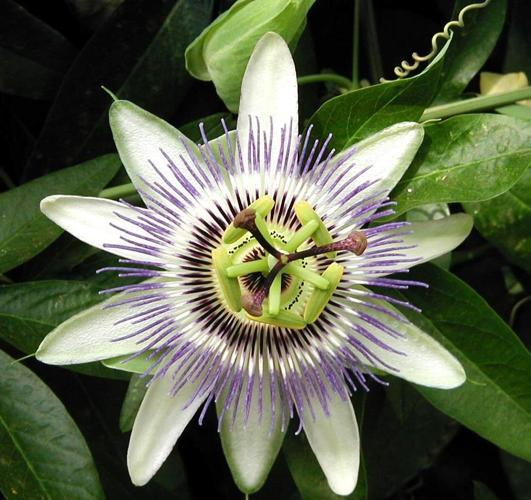
#> input picture flower_segmentation/images/image_00017.jpg, 531 x 500 px; its folder holds only this picture in this run
$ jupyter execute --allow-errors 'Segmentation - EM.ipynb'
#> lines starting #> are read from the running program, lines starting #| are printed output that depends on the picture
## Computer Vision Project - Group 10
#### Daniel Astorino 260799820
#### Murray Kornelsen 260714814
#### Julianna Tchebotareva 260761726
#### Tyler Young 260730324

[cell 1]
import numpy as np
import cv2
import matplotlib.pyplot as plt
import glob
import math
from sklearn import mixture

[cell 2]
base_imgs = []
validation_imgs = []
base_imgs_filenames = glob.glob("./flower_segmentation/images/*.jpg")
# print(len(base_imgs_filenames))
validation_imgs_filenames = glob.glob("./flower_segmentation/segmentation/*.png")
# print(len(validation_imgs_filenames))

for i in base_imgs_filenames:
#     print(i)
    image = cv2.cvtColor(cv2.imread(i), cv2.COLOR_BGR2RGB)
    base_imgs.append(image)

for i in validation_imgs_filenames:
#     print(i)
    image = cv2.cvtColor(cv2.imread(i), cv2.COLOR_BGR2RGB)
#     image = cv2.cvtColor(cv2.imread(i), cv2.COLOR_RGB2GRAY)
#     print(image.shape)
    validation_imgs.append(image)

vali_gscaled = [cv2.cvtColor(vali_img, cv2.COLOR_RGB2GRAY) for vali_img in validation_imgs]
vali_gscaled = [np.where(vali_img == 255, 1, 0) for vali_img in vali_gscaled]

plt.subplot(121), plt.imshow(base_imgs[0])
plt.title(""), plt.xticks([]), plt.yticks([])
#> (the rest of this cell did not finish here and is left out)

[cell 3]
img = base_imgs[0]
# print(img)
reshaped = img.reshape((-1, 3))
# print(reshaped)
gm = mixture.GaussianMixture(n_components = 2, covariance_type = 'spherical',
                                n_init = 1, init_params = "kmeans")

labels = gm.fit_predict(reshaped)
print(labels)
#> (printed output is left out)
print(labels.shape)
#| (265500,)

plt.imshow(labels.reshape((500, 531)), cmap = "gray")
plt.xticks([]), plt.yticks([])
plt.show()
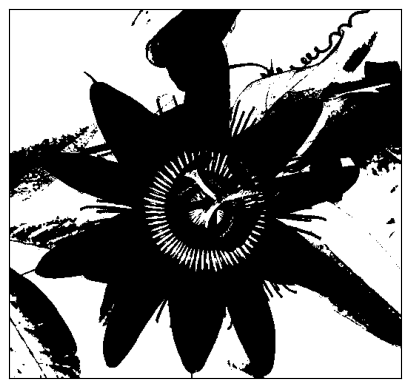
#> figure drawn by matplotlib, 1 panel

[cell 4]
def segment_imgs(base_imgs, covar_type, tolerance, inits):
#> called with covar_type = 'tied', tolerance = 0.0001, inits = 3
    segmented_imgs = []
    # original_shapes = []
    gm = mixture.GaussianMixture(n_components = 2, covariance_type = covar_type,
                                 tol = tolerance, n_init = inits, init_params = "kmeans")
    for img in base_imgs:
    #     original_shapes.append((img.shape[0], img.shape[1]))
        labels = gm.fit_predict(img.reshape((-1, 3)))
        segmented_imgs.append(labels.reshape((img.shape[0], img.shape[1])))
#> this loop made 1 pass
#> after the loop, segmented_imgs = 1 item
    return segmented_imgs

[cell 5]
def zero_center(seg_img):
#     print(np.where(seg_img == 0))
    avg0pos = np.mean(np.where(seg_img == 0), axis = 1)
#     print(avg0pos)
#     print(np.array(np.where(seg_img == 0)).shape)
    stdev0pos = np.linalg.norm(np.mean((np.where(seg_img == 0) - avg0pos.reshape(2, 1)) ** 2, axis = 1) ** 0.5)
# [4 lines of commented-out code are left out]
    avg1pos = np.mean(np.where(seg_img == 1), axis = 1)
#     print(avg1pos)
    stdev1pos = np.linalg.norm(np.mean((np.where(seg_img == 1) - avg1pos.reshape(2, 1)) ** 2, axis = 1) ** 0.5)
#     print(stdev1pos)

    if (stdev1pos > stdev0pos):
        seg_img = 1 - seg_img
    return seg_img

def center_list(seg_imgs):
    return [zero_center(img) for img in seg_imgs]
# [7 lines of commented-out code are left out]

#> (the rest of this cell did not finish here and is left out)

[cell 6]
def cross_validation(seg_imgs, k):
    dice_results = []
    acc_results = []

    TP = 0
    TN = 0
    FP = 0
    FN = 0

    for i in range(len(seg_imgs)):
        TP += np.where(np.logical_and(seg_imgs[i] == 1, vali_gscaled[i] == 1))[0].shape[0]
        TN += np.where(np.logical_and(seg_imgs[i] == 0, vali_gscaled[i] == 0))[0].shape[0]
        FP += np.where(np.logical_and(seg_imgs[i] == 1, vali_gscaled[i] == 0))[0].shape[0]
        FN += np.where(np.logical_and(seg_imgs[i] == 0, vali_gscaled[i] == 1))[0].shape[0]

        if ((i + 1) % k == 0):
#             if (TP + TN + FP + FN > 0):
            dice_results.append(2 * TP / (2 * TP + FN + FP))
            acc_results.append((TP + TN) / (TP + TN + FP + FN))

            TP = 0
            TN = 0
            FP = 0
            FN = 0
# [8 lines of commented-out code are left out]
    return dice_results, acc_results

# [14 lines of commented-out code are left out]

[cell 7]
# covar_type = {‘full’ (default), ‘tied’, ‘diag’, ‘spherical’}
segmented_imgs = segment_imgs(base_imgs, 'tied', 1e-4, 3)
#> segmented_imgs = 1 item
centered_imgs = center_list(segmented_imgs)
#> centered_imgs = 1 item
#> (the rest of this cell did not finish here and is left out)

#> the loop in cross_validation, `for i in range(len(seg_imgs)):` made 1 pass
#> after the loop in cross_validation, `for i in range(len(seg_imgs)):`: acc_results = []
print(dice_em)
print(np.mean(dice_em))
print(np.std(dice_em))
print(np.amax(dice_em))
print(np.amin(dice_em))
# print(acc_em)
# print(np.mean(acc_em))
# print(len(dice_em))

plt.figure(figsize = (30, 40))
for i in range(5):
    plt.subplot(5, 3, (i * 3) + 1), plt.imshow(base_imgs[i])
    plt.title("Original"), plt.xticks([]), plt.yticks([])
    plt.subplot(5, 3, (i * 3) + 2), plt.imshow(segmented_imgs[i], cmap = "gray")
    plt.title("Segmented"), plt.xticks([]), plt.yticks([])
    plt.subplot(5, 3, (i * 3) + 3), plt.imshow(centered_imgs[i], cmap = "gray")
    plt.title("Centered"), plt.xticks([]), plt.yticks([])
plt.show()
